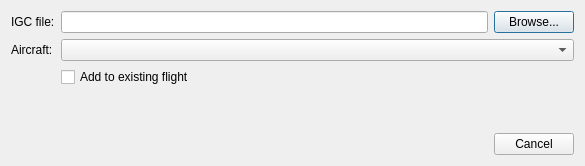
<?xml version="1.0" encoding="UTF-8"?>
<ui version="4.0">
 <class>IGCImportDialog</class>
 <widget class="QDialog" name="IGCImportDialog">
  <property name="geometry">
   <rect>
    <x>0</x>
    <y>0</y>
    <width>585</width>
    <height>166</height>
   </rect>
  </property>
  <property name="windowTitle">
   <string>IGC Import</string>
  </property>
  <layout class="QFormLayout" name="formLayout">
   <item row="0" column="0">
    <widget class="QLabel" name="label_2">
     <property name="text">
      <string>IGC file:</string>
     </property>
    </widget>
   </item>
   <item row="0" column="1">
    <layout class="QHBoxLayout" name="horizontalLayout">
     <item>
      <widget class="QLineEdit" name="filePathLineEdit">
       <property name="minimumSize">
        <size>
         <width>400</width>
         <height>0</height>
        </size>
       </property>
      </widget>
     </item>
     <item>
      <widget class="QPushButton" name="fileSelectionPushButton">
       <property name="text">
        <string>Browse...</string>
       </property>
      </widget>
     </item>
    </layout>
   </item>
   <item row="1" column="0">
    <widget class="QLabel" name="label">
     <property name="text">
      <string>Aircraft:</string>
     </property>
    </widget>
   </item>
   <item row="1" column="1">
    <widget class="AircraftSelectionComboBox" name="aircraftSelectionComboBox"/>
   </item>
   <item row="2" column="1">
    <widget class="QCheckBox" name="addToFlightCheckBox">
     <property name="text">
      <string>Add to existing flight</string>
     </property>
    </widget>
   </item>
   <item row="3" column="1">
    <spacer name="verticalSpacer">
     <property name="orientation">
      <enum>Qt::Vertical</enum>
     </property>
     <property name="sizeHint" stdset="0">
      <size>
       <width>0</width>
       <height>0</height>
      </size>
     </property>
    </spacer>
   </item>
   <item row="4" column="0" colspan="2">
    <widget class="QDialogButtonBox" name="buttonBox">
     <property name="orientation">
      <enum>Qt::Horizontal</enum>
     </property>
     <property name="standardButtons">
      <set>QDialogButtonBox::Cancel</set>
     </property>
    </widget>
   </item>
  </layout>
 </widget>
 <customwidgets>
  <customwidget>
   <class>AircraftSelectionComboBox</class>
   <extends>QComboBox</extends>
   <header location="global">AircraftSelectionComboBox.h</header>
  </customwidget>
 </customwidgets>
 <resources/>
 <connections>
  <connection>
   <sender>buttonBox</sender>
   <signal>accepted()</signal>
   <receiver>IGCImportDialog</receiver>
   <slot>accept()</slot>
   <hints>
    <hint type="sourcelabel">
     <x>248</x>
     <y>254</y>
    </hint>
    <hint type="destinationlabel">
     <x>157</x>
     <y>274</y>
    </hint>
   </hints>
  </connection>
  <connection>
   <sender>buttonBox</sender>
   <signal>rejected()</signal>
   <receiver>IGCImportDialog</receiver>
   <slot>reject()</slot>
   <hints>
    <hint type="sourcelabel">
     <x>316</x>
     <y>260</y>
    </hint>
    <hint type="destinationlabel">
     <x>286</x>
     <y>274</y>
    </hint>
   </hints>
  </connection>
 </connections>
</ui>
